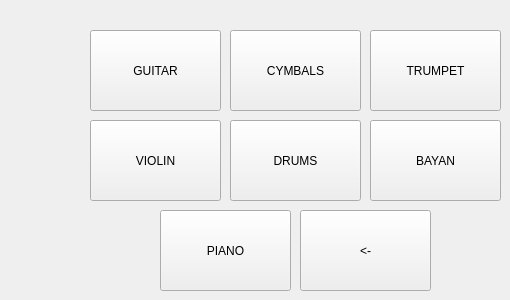
        <widget class="QWidget" name="page_9">
         <widget class="QPushButton" name="guitar_pushButton">
          <property name="geometry">
           <rect>
            <x>90</x>
            <y>30</y>
            <width>131</width>
            <height>81</height>
           </rect>
          </property>
          <property name="text">
           <string>GUITAR</string>
          </property>
         </widget>
         <widget class="QPushButton" name="violin_pushButton">
          <property name="geometry">
           <rect>
            <x>90</x>
            <y>120</y>
            <width>131</width>
            <height>81</height>
           </rect>
          </property>
          <property name="text">
           <string>VIOLIN</string>
          </property>
         </widget>
         <widget class="QPushButton" name="cymbals_pushButton">
          <property name="geometry">
           <rect>
            <x>230</x>
            <y>30</y>
            <width>131</width>
            <height>81</height>
           </rect>
          </property>
          <property name="text">
           <string>CYMBALS</string>
          </property>
         </widget>
         <widget class="QPushButton" name="drums_pushButton">
          <property name="geometry">
           <rect>
            <x>230</x>
            <y>120</y>
            <width>131</width>
            <height>81</height>
           </rect>
          </property>
          <property name="text">
           <string>DRUMS</string>
          </property>
         </widget>
         <widget class="QPushButton" name="bayan_pushButton">
          <property name="geometry">
           <rect>
            <x>370</x>
            <y>120</y>
            <width>131</width>
            <height>81</height>
           </rect>
          </property>
          <property name="text">
           <string>BAYAN</string>
          </property>
         </widget>
         <widget class="QPushButton" name="trumpet_pushButton">
          <property name="geometry">
           <rect>
            <x>370</x>
            <y>30</y>
            <width>131</width>
            <height>81</height>
           </rect>
          </property>
          <property name="text">
           <string>TRUMPET</string>
          </property>
         </widget>
         <widget class="QPushButton" name="piano_pushButton">
          <property name="geometry">
           <rect>
            <x>160</x>
            <y>210</y>
            <width>131</width>
            <height>81</height>
           </rect>
          </property>
          <property name="text">
           <string>PIANO</string>
          </property>
         </widget>
         <widget class="QPushButton" name="backTo2page_pushButton">
          <property name="geometry">
           <rect>
            <x>300</x>
            <y>210</y>
            <width>131</width>
            <height>81</height>
           </rect>
          </property>
          <property name="text">
           <string>&lt;-</string>
          </property>
         </widget>
        </widget>
